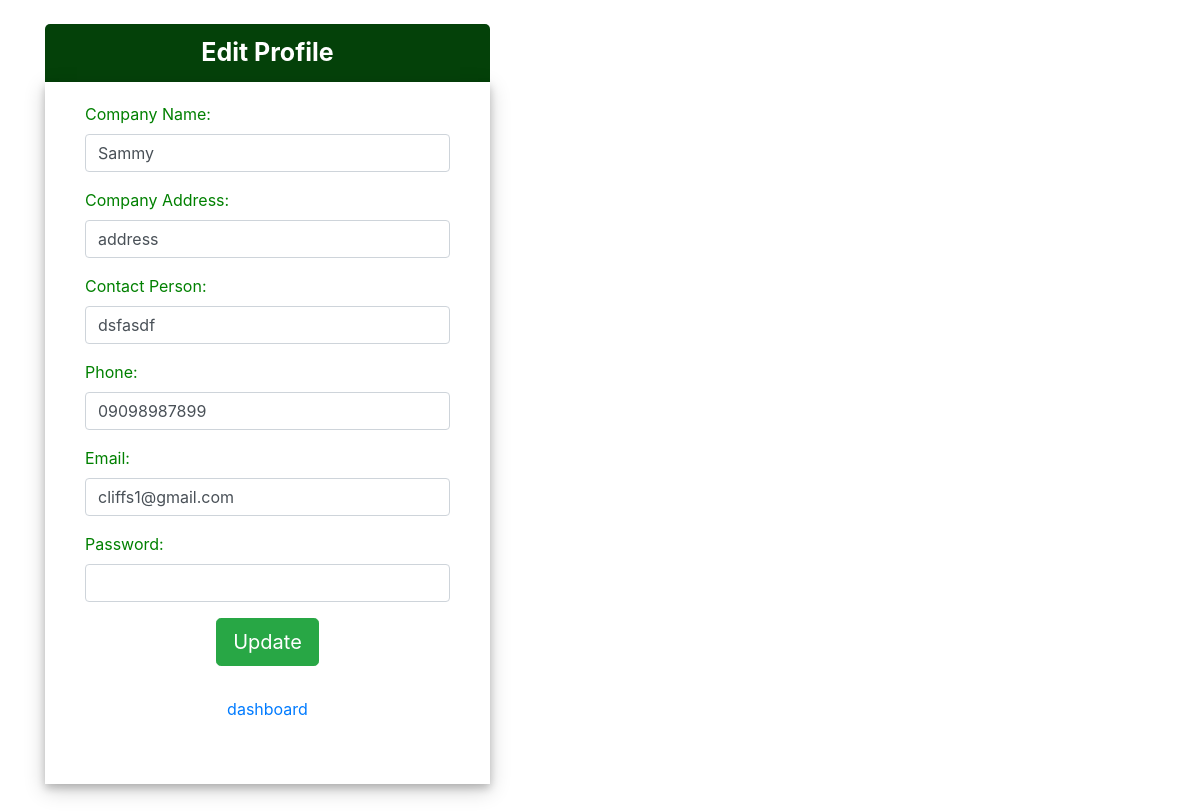
Page /update_profile/ (signed in) on the committed database.
### app/models.py (models this page shows, shortened)
class User(AbstractUser):
    username = None
    email = models.EmailField(('email address'), unique=True)
    companyAddress = models.CharField(max_length=255, null=True)
    companyName = models.CharField(max_length=255, null=True)
    contactPerson = models.CharField(max_length=255, null=True)
    contactPhone = models.CharField(max_length=255, null=True)
    USERNAME_FIELD = 'email'
    REQUIRED_FIELDS = ['username']
    '''
	@property
	def is_estateuser(self):
		#"Is the user an estate occupant?"
		return self.is_estateuser

	@property
	def is_estateguard(self):
		#"Is the user an estate guard?"
		return self.is_estateguard

	@property
	def is_estateadmin(self):
		#"Is the user an estate admin member?"
		return self.is_estateadmin
	'''

### app/views.py (the view)
# urls.py: url(r'^update_profile/$', views.update_profile, name="update_profile"),
@login_required
def update_profile(request):
    if request.method == 'POST':
        user_form = SignUpForm(request.POST, instance=request.user)
        if user_form.is_valid():
            user_form.save()
            messages.success(request, _(
                'Your profile was successfully updated!'))
            return redirect('dashboard')
        else:
            messages.error(request, _('Please correct the error below.'))
    else:
        user_form = SignUpForm(instance=request.user)
    return render(request, 'app/update_profile.html', {
        'user_form': user_form,
    })

### app/templates/app/update_profile.html (shortened to what this page needs)
<!DOCTYPE html>
<html lang="en">
  <head>
    <link
      rel="stylesheet"
      href="https://stackpath.bootstrapcdn.com/bootstrap/4.4.1/css/bootstrap.min.css"
    />
  </head>
  <body>
    <br />
    <div class="container">
      <div class="row">
        <div class="col-lg-5">
          <div class="heading"><span>Edit Profile</span></div>
          <div class="center-div">
            <form method="post" action="{% url 'signup' %}">
              {{user_form.as_p}}
              <center>
                <button type="submit" class="btn btn-success btn-lg">
                  Update</button
                ><br />
                <br />
                <p>
                  <a href="{% url 'dashboard' %}" class="btn btn-link">
                    dashboard
                  </a>
                </p>
              </center>
            </form>
          </div>
        </div>
      </div>
    </div>
    <br /><br /><br />
  </body>
</html>

### app/templates/app/update_profile.html (style rules this page uses)
label { color: green; }
.center-div { width: 100%; background-color: white; padding: 20px 40px 40px 40px; box-shadow: 0px 4px 8px 0 rgba(0, 0, 0, 0.2), 0 6px 20px 0 rgba(0, 0, 0, 0.19); }
.heading { background-color: rgb(4, 65, 9); color: white; width: 100%; font-size: 25px; text-align: center; padding-bottom: 10px; padding-top: 10px; font-weight: bold; border-top-right-radius: 5px; border-top-left-radius: 5px; }

### rows in the picture
User: companyName "Sammy", companyAddress "address", contactPerson "dsfasdf", contactPhone "09098987899", email "cliffs1@gmail.com"
